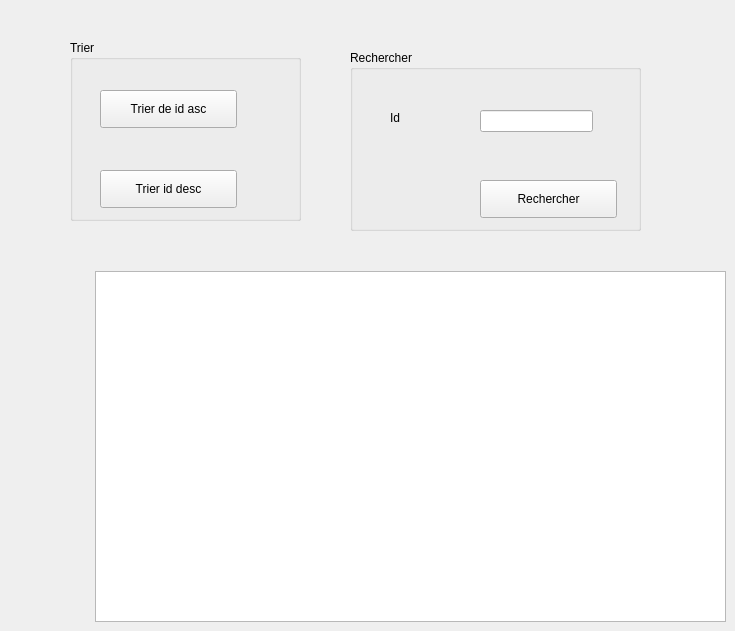
      <widget class="QWidget" name="tab_15">
       <attribute name="title">
        <string>Tri/Recherche</string>
       </attribute>
       <widget class="QGroupBox" name="groupBox_4">
        <property name="geometry">
         <rect>
          <x>70</x>
          <y>40</y>
          <width>231</width>
          <height>181</height>
         </rect>
        </property>
        <property name="title">
         <string>Trier</string>
        </property>
        <widget class="QPushButton" name="pb_tri_asca">
         <property name="geometry">
          <rect>
           <x>30</x>
           <y>50</y>
           <width>137</width>
           <height>38</height>
          </rect>
         </property>
         <property name="text">
          <string>Trier de id asc</string>
         </property>
        </widget>
        <widget class="QPushButton" name="pb_tri_desca">
         <property name="geometry">
          <rect>
           <x>30</x>
           <y>130</y>
           <width>137</width>
           <height>38</height>
          </rect>
         </property>
         <property name="text">
          <string>Trier id desc</string>
         </property>
        </widget>
       </widget>
       <widget class="QGroupBox" name="groupBox_5">
        <property name="geometry">
         <rect>
          <x>350</x>
          <y>50</y>
          <width>291</width>
          <height>181</height>
         </rect>
        </property>
        <property name="title">
         <string>Rechercher</string>
        </property>
        <widget class="QLabel" name="label_55">
         <property name="geometry">
          <rect>
           <x>40</x>
           <y>60</y>
           <width>71</width>
           <height>16</height>
          </rect>
         </property>
         <property name="text">
          <string>Id</string>
         </property>
        </widget>
        <widget class="QLineEdit" name="le_recherche">
         <property name="geometry">
          <rect>
           <x>130</x>
           <y>60</y>
           <width>113</width>
           <height>22</height>
          </rect>
         </property>
        </widget>
        <widget class="QPushButton" name="pb_recherchera">
         <property name="geometry">
          <rect>
           <x>130</x>
           <y>130</y>
           <width>137</width>
           <height>38</height>
          </rect>
         </property>
         <property name="text">
          <string>Rechercher</string>
         </property>
        </widget>
       </widget>
       <widget class="QTableView" name="tab_tri_rech">
        <property name="geometry">
         <rect>
          <x>95</x>
          <y>271</y>
          <width>631</width>
          <height>351</height>
         </rect>
        </property>
       </widget>
      </widget>
